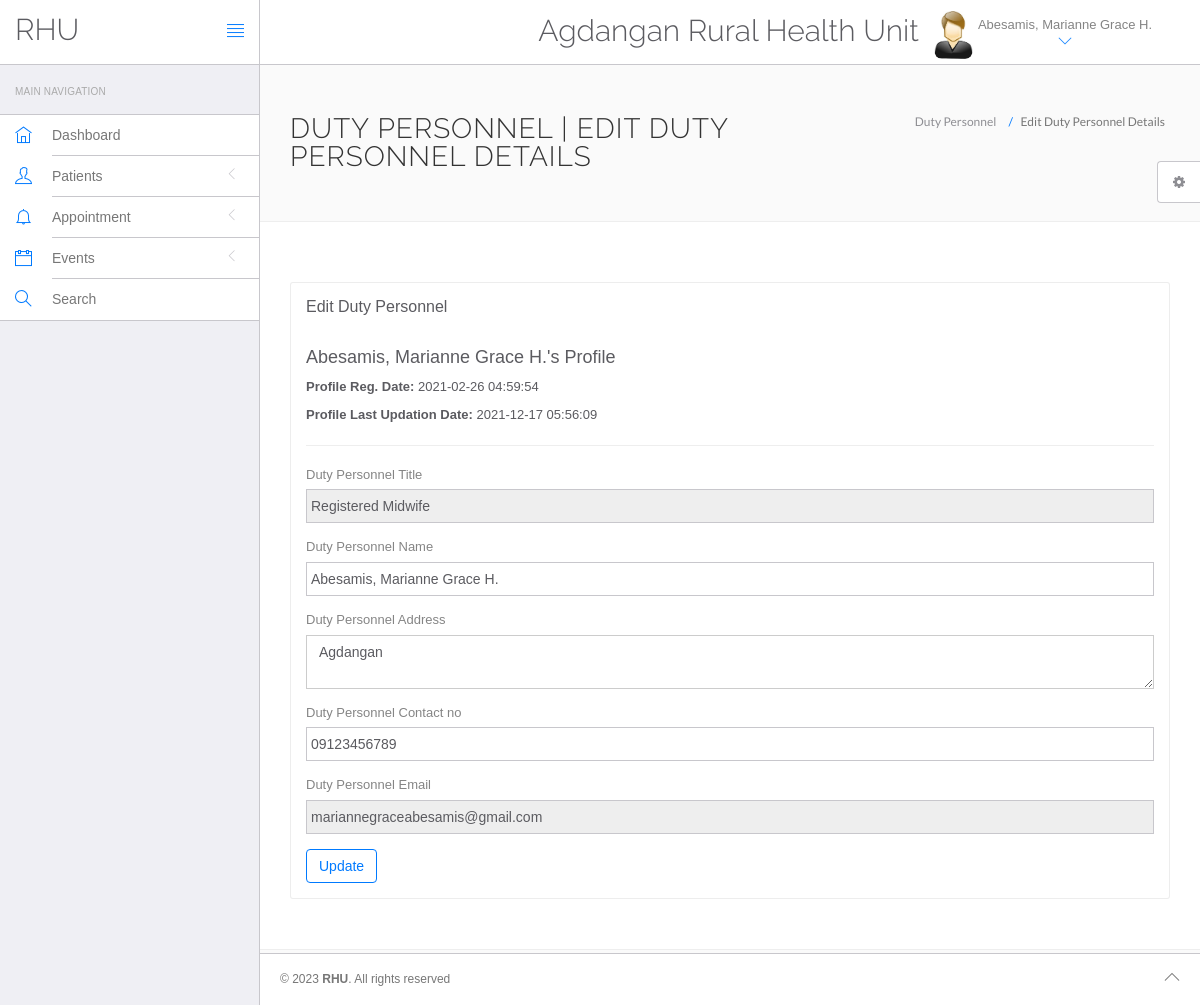
Screenshot of /dutypersonnel/edit-profile.php (signed in) with the database file from the repository.
### tables this page shows
CREATE TABLE `settings` (
  `id` int(11) NOT NULL,
  `HealthCenter` varchar(200) DEFAULT NULL,
  `Address` varchar(200) DEFAULT NULL,
  `ContactNo` varchar(12) DEFAULT NULL,
  `EmailAdd` mediumtext DEFAULT NULL,
  `OpeningHour` varchar(200) DEFAULT NULL,
  `Doctor` mediumtext DEFAULT NULL,
  `About` mediumtext DEFAULT NULL,
  `Map` longtext DEFAULT NULL
);

CREATE TABLE `dutypersonnel` (
  `id` int(11) NOT NULL,
  `adminID` int(10) DEFAULT NULL,
  `specialization` varchar(255) DEFAULT NULL,
  `dutyName` varchar(255) DEFAULT NULL,
  `address` longtext DEFAULT NULL,
  `contactno` varchar(11) DEFAULT NULL,
  `dutyEmail` varchar(255) DEFAULT NULL,
  `password` varchar(255) DEFAULT NULL,
  `creationDate` timestamp NULL DEFAULT current_timestamp(),
  `updationDate` timestamp NULL DEFAULT NULL ON UPDATE current_timestamp()
);

### dutypersonnel/edit-profile.php (the view, shortened to what this page needs)
<?php
include('include/config.php');
?>
<!DOCTYPE html>
<html lang="en">
	<head>
		<link rel="stylesheet" href="../vendor/bootstrap/css/bootstrap.min.css">
		<link rel="stylesheet" href="../vendor/fontawesome/css/font-awesome.min.css">
		<link rel="stylesheet" href="../vendor/themify-icons/themify-icons.min.css">
		<link href="../vendor/animate.css/animate.min.css" rel="stylesheet" media="screen">
		<link href="../vendor/perfect-scrollbar/perfect-scrollbar.min.css" rel="stylesheet" media="screen">
		<link href="../vendor/switchery/switchery.min.css" rel="stylesheet" media="screen">
		<link href="../vendor/bootstrap-touchspin/jquery.bootstrap-touchspin.min.css" rel="stylesheet" media="screen">
		<link href="../vendor/select2/select2.min.css" rel="stylesheet" media="screen">
		<link href="../vendor/bootstrap-datepicker/bootstrap-datepicker3.standalone.min.css" rel="stylesheet" media="screen">
		<link href="../vendor/bootstrap-timepicker/bootstrap-timepicker.min.css" rel="stylesheet" media="screen">
		<link rel="stylesheet" href="assets/css/styles.css">
		<link rel="stylesheet" href="assets/css/plugins.css">
		<link rel="stylesheet" href="assets/css/themes/theme-1.css" id="skin_color" />
	</head>
	<body>
		<div id="app">
<?php include('include/sidebar.php');?>
			<div class="app-content">
				<?php include('include/header.php');?>
				<div class="main-content" >
					<div class="wrap-content container" id="container">
						<section id="page-title">
							<div class="row">
								<div class="col-sm-8">
									<h1 class="mainTitle">Duty Personnel | Edit Duty Personnel Details</h1>
																	</div>
								<ol class="breadcrumb">
									<li>
										<span>Duty Personnel</span>
									</li>
									<li class="active">
										<span>Edit Duty Personnel Details</span>
									</li>
								</ol>
							</div>
						</section>
						<div class="container-fluid container-fullw bg-white">
							<div class="row">
								<div class="col-md-12">
									<div class="row margin-top-30">
										<div class="col-md-12">
											<div class="panel panel-white">
												<div class="panel-heading">
													<h5 class="panel-title">Edit Duty Personnel</h5>
												</div>
												<div class="panel-body">
									<?php $sql=mysqli_query($con,"select * from dutypersonnel where dutyEmail='".$_SESSION['dlogin']."'");
while($data=mysqli_fetch_array($sql))
{
?>
<h4><?php echo htmlentities($data['dutyName']);?>'s Profile</h4>
<p><b>Profile Reg. Date: </b><?php echo htmlentities($data['creationDate']);?></p>
<?php if($data['updationDate']){?>
<p><b>Profile Last Updation Date: </b><?php echo htmlentities($data['updationDate']);?></p>
<?php } ?>
<hr />
													<form role="form" name="addduty" method="post" onSubmit="return valid();" autocomplete="off">
														<div class="form-group">
															<label for="Dutypersonnelspecialization">
																Duty Personnel Title
															</label>
							<input type="text" name="Dutypersonnelspecialization" class="form-control" required="required" readonly="readonly" value="<?php echo htmlentities($data['specialization']);?>">
														</div>
<div class="form-group">
															<label for="dutyname">
																 Duty Personnel Name
															</label>
	<input type="text" name="dutyname" class="form-control" value="<?php echo htmlentities($data['dutyName']);?>" >
														</div>
<div class="form-group">
															<label for="address">
																 Duty Personnel Address
															</label>
					<textarea name="clinicaddress" class="form-control"><?php echo htmlentities($data['address']);?></textarea>
														</div>
<div class="form-group">
									<label for="dutycontact">
																 Duty Personnel Contact no
															</label>
					<input type="text" name="dutycontact" class="form-control" required="required" maxlength="11" value="<?php echo htmlentities($data['contactno']);?>">
														</div>
<div class="form-group">
									<label for="dutyemail">
																 Duty Personnel Email
															</label>
					<input type="email" name="dutyemail" class="form-control"  readonly="readonly"  value="<?php echo htmlentities($data['dutyEmail']);?>">
														</div>
														<?php } ?>
														<button type="submit" name="submit" class="btn btn-o btn-primary">
															Update
														</button>
													</form>
												</div>
											</div>
										</div>
											</div>
										</div>
								</div>
					</div>
				</div>
			</div>
			</div>
	<?php include('include/footer.php');?>
	<?php include('include/setting.php');?>
		</div>
	</body>
</html>

### dutypersonnel/include/header.php (shortened to what this page needs)
<?php
include("include/config.php");
$val=mysqli_query($con,"select * from settings where id = 1");
while ($row_val=mysqli_fetch_array($val)) {
	$name = $row_val['HealthCenter'];
}
?>
<header class="navbar navbar-default navbar-static-top">
					<div class="navbar-header">
						<a class="navbar-brand" href="#">
							<h2 style="padding-top:20%; ">RHU</h2>
						</a>
						<a href="#" class="sidebar-toggler pull-right visible-md visible-lg" data-toggle-class="app-sidebar-closed" data-toggle-target="#app">
							<i class="ti-align-justify"></i>
						</a>
					</div>
					<div class="navbar-collapse collapse">
						<ul class="nav navbar-right">
								<li  style="padding-top:2% ">
								<h2><?php echo $name;?></h2>
							</li>
							<li class="dropdown current-user">
								<a href class="dropdown-toggle" data-toggle="dropdown">
									<img src="assets/images/images.jpg" > <span class="username">
									<?php $query=mysqli_query($con,"select dutyName from dutypersonnel where id='".$_SESSION['id']."'");
while($row=mysqli_fetch_array($query))
{
	echo $row['dutyName'];
}
									?> <i class="ti-angle-down"></i></i></span>
								</a>
							</li>
						</ul>
					</div>
				</header>

### dutypersonnel/assets/css/themes/theme-1.css (style rules this page uses)
body { background: #FAFAFA; }
header .navbar-header { background: #ffffff !important; border-right-color: #c8c7cc !important; border-bottom-color: #c8c7cc !important; }
header .navbar-header .sidebar-toggler, header .navbar-header .sidebar-mobile-toggler { color: #007aff !important; }
header .navbar-header .navbar-brand { color: #777 !important; }
header .navbar-collapse { background: #ffffff !important; border-bottom-color: #c8c7cc !important; box-shadow: none !important; }
header .navbar-collapse .navbar-right > li > a { color: #777; }
header .navbar-collapse .navbar-right > li > a i { color: #007aff !important; }

### dutypersonnel/edit-profile.php (style rules this page uses)
input[type=text], textarea { text-transform: capitalize; }

### rows the page displays
settings: HealthCenter "Agdangan Rural Health Unit"
dutypersonnel: dutyName "Abesamis, Marianne Grace H.", creationDate "2021-02-26 04:59:54", updationDate "2021-12-17 05:56:09", Dutypersonnelspecialization "Registered Midwife", dutyname "Abesamis, Marianne Grace H.", clinicaddress "Agdangan", dutycontact "09123456789", dutyemail "mariannegraceabesamis@gmail.com"
